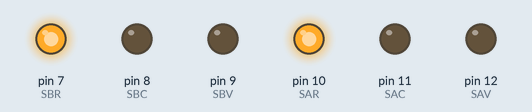
This sketch was run on a simulated Arduino Uno, built with avr-gcc and run on an emulated ATmega328P. Shown: output pins drawn as LEDs (lit = HIGH).

Above: at 0.5 s.
At 3.0 s:
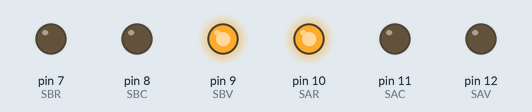
At 5.5 s:
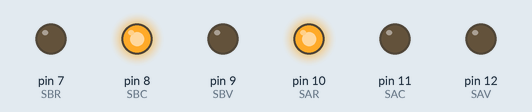
At 9.0 s:
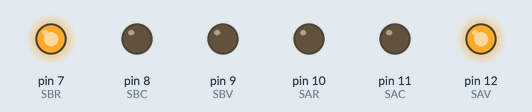
At 11.5 s:
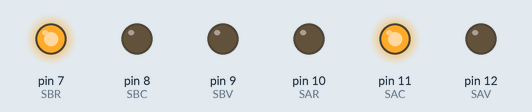
Timing chart, 0 to 16.9 s (numbered marks = the images above):
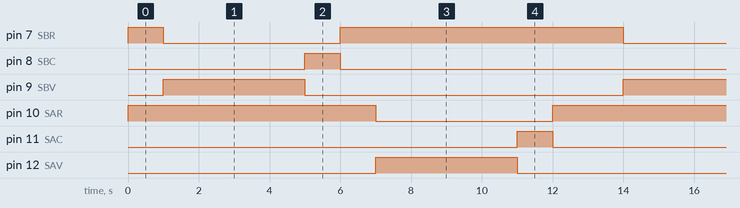

The sketch:

Cru_lla_de_semafors.ino
```cpp
/**********************************************************************************
**                                                                               **
**                            CRUÏLLA DE SEMAFORS                                **
**                                                                               **
** VALENTÍ ESPEJO RODRIGUEZ                                    18/03/2017        **
**********************************************************************************/

//******************************* INCLUDES ****************************************

//******************************* VARIABLES ***************************************
int SAV = 12; // define each light in each pin
int SAC = 11;
int SAR = 10;
int SBV = 9;
int SBC = 8;
int SBR = 7;
//******************************** SETUP ******************************************
void setup() {                // Run one when the arduino starts
  pinMode(SAV, OUTPUT);
  pinMode(SAC, OUTPUT);
  pinMode(SAR, OUTPUT);
  pinMode(SBV, OUTPUT);
  pinMode(SBC, OUTPUT);
  pinMode(SBR, OUTPUT);

}
//********************************* LOOP ******************************************
void loop() {
  digitalWrite (SAR, HIGH);
  digitalWrite (SBR, HIGH);

  delay (1000);

  digitalWrite (SBR, LOW);
  digitalWrite (SBV, HIGH);

  delay (4000);

  digitalWrite (SBV, LOW);
  digitalWrite (SBC, HIGH);

  delay (1000);

  digitalWrite (SBC, LOW);
  digitalWrite (SBR, HIGH);

  delay (1000);

  digitalWrite (SAR, LOW);
  digitalWrite (SAV, HIGH);

  delay (4000);

  digitalWrite (SAV, LOW);
  digitalWrite (SAC, HIGH);

  delay (1000);

  digitalWrite (SAC, LOW);
  digitalWrite (SAR, HIGH);

  delay (1000);
}
//******************************* FUNCIONS ****************************************
```

Measured:
- by itself, pin 7 (SBR): repeats every 13.0 s: LOW 5.0 s, HIGH 8.0 s
- by itself, pin 8 (SBC), pin 11 (SAC): alternates HIGH for 1.0 s and LOW for 12.0 s
- by itself, pin 9 (SBV), pin 12 (SAV): alternates HIGH for 4.0 s and LOW for 9.0 s
- by itself, pin 10 (SAR): alternates HIGH for 8.0 s and LOW for 5.0 s
